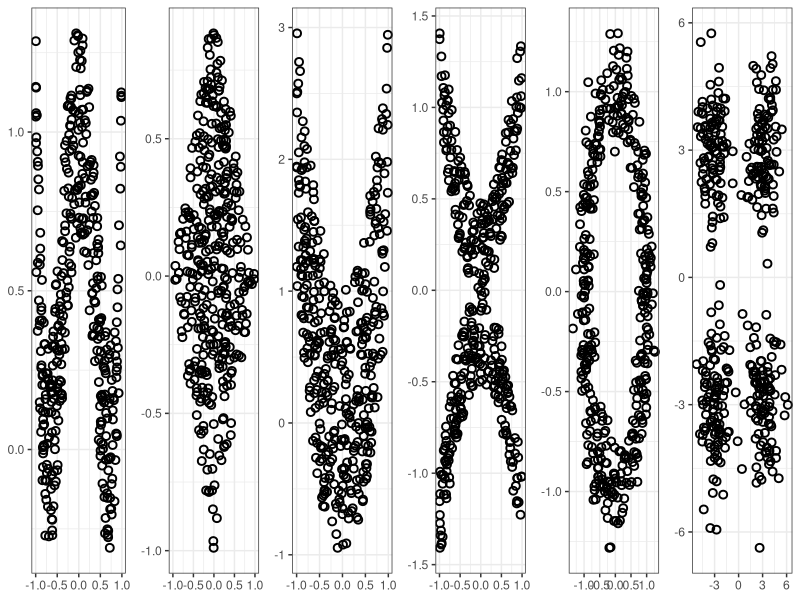

The R script that drew this image:
# ------------------------------------------------------------------------------
# FIG: CORRELATION
# ------------------------------------------------------------------------------
library(ggplot2)
library(gridExtra)
library(mvtnorm)

# DATA -------------------------------------------------------------------------
n <- 400
uni_data <- runif(n, -1, 1)

y1 <- 4 * (uni_data^2 - 1/2)^2 + runif(n, -1, 1)/3
df1 <- data.frame(x = uni_data, y = y1)

x2 <- rnorm(n, 0, 0.5)
y2 <- runif(n, -(1-abs(x2)), 1-abs(x2))
df2 <- data.frame(x = x2, y = y2)

y3 <- 2*uni_data^2 + runif(n, -1, 1)
df3 <- data.frame(x = uni_data, y = y3)

y4 <- (uni_data^2 + runif(n, 0, 1/2)) * sample(seq(-1, 1, 2), n, replace = TRUE)
df4 <- data.frame(x = uni_data, y = y4)

y5 <- cos(uni_data*pi) + rnorm(n, 0, 1/8)
x5 <- sin(uni_data*pi) + rnorm(n, 0, 1/8)
df5 <- data.frame(x = x5, y = y5)

xy61 <- rmvnorm(n/4, c( 3,  3))
xy62 <- rmvnorm(n/4, c(-3,  3))
xy63 <- rmvnorm(n/4, c(-3, -3))
xy64 <- rmvnorm(n/4, c( 3, -3))
xy6 <- rbind(xy61, xy62, xy63, xy64)
df6 <- data.frame(x = xy6[,1], y = xy6[,2])

# PLOTS ------------------------------------------------------------------------

make_plot <- function(df, xlimit = NULL) {
  p <- ggplot(df, aes(x = x, y = y)) +
    geom_point(shape = 1, size = 2, stroke = 1) +
    theme_bw() +
    theme(axis.title = element_blank())
  if (!is.null(xlimit)) {
    p <- p + xlim(xlimit[1], xlimit[2])
  }
  p
}

p1 <- make_plot(df1)
p2 <- make_plot(df2, xlimit = c(-1, 1))
p3 <- make_plot(df3)
p4 <- make_plot(df4)
p5 <- make_plot(df5)
p6 <- make_plot(df6)

p <- grid.arrange(grobs = list(p1, p2, p3, p4, p5, p6), nrow = 1, ncol = 6)
ggsave(filename = "../figure/correlation_plot.png", plot = p, width = 12, height = 2)
